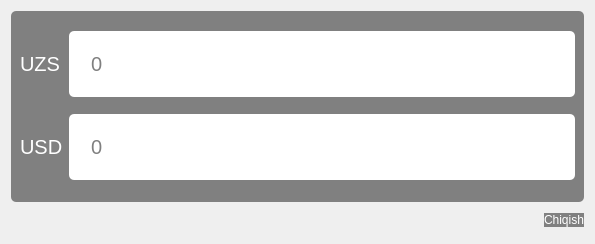
<?xml version="1.0" encoding="UTF-8"?>
<ui version="4.0">
 <class>Form</class>
 <widget class="QWidget" name="Form">
  <property name="geometry">
   <rect>
    <x>0</x>
    <y>0</y>
    <width>595</width>
    <height>244</height>
   </rect>
  </property>
  <property name="windowTitle">
   <string>Form</string>
  </property>
  <property name="styleSheet">
   <string notr="true">QPushButton{
border-radius:10px;
}</string>
  </property>
  <layout class="QGridLayout" name="gridLayout">
   <item row="1" column="0">
    <spacer name="horizontalSpacer">
     <property name="orientation">
      <enum>Qt::Horizontal</enum>
     </property>
     <property name="sizeHint" stdset="0">
      <size>
       <width>500</width>
       <height>25</height>
      </size>
     </property>
    </spacer>
   </item>
   <item row="1" column="1">
    <widget class="QPushButton" name="pushButton">
     <property name="styleSheet">
      <string notr="true">background-color: grey;
color:white;
font: 16pt &quot;Segoe UI&quot;;
border-raduis:3px;</string>
     </property>
     <property name="text">
      <string>Chiqish</string>
     </property>
    </widget>
   </item>
   <item row="0" column="0" colspan="2">
    <widget class="QWidget" name="widget" native="true">
     <property name="styleSheet">
      <string notr="true">QWidget {
background-color: grey;
border-radius:5px;
}
QLineEdit {
background-color:white;
}
</string>
     </property>
     <layout class="QGridLayout" name="gridLayout_2">
      <item row="0" column="0">
       <widget class="QLabel" name="label">
        <property name="styleSheet">
         <string notr="true">font-size: 20px;
color: rgb(255, 255, 255);</string>
        </property>
        <property name="text">
         <string>UZS</string>
        </property>
       </widget>
      </item>
      <item row="0" column="1">
       <widget class="QLineEdit" name="lineEdit">
        <property name="minimumSize">
         <size>
          <width>50</width>
          <height>0</height>
         </size>
        </property>
        <property name="maximumSize">
         <size>
          <width>16777215</width>
          <height>16777215</height>
         </size>
        </property>
        <property name="font">
         <font>
          <pointsize>-1</pointsize>
         </font>
        </property>
        <property name="styleSheet">
         <string notr="true">border-radius:5px;
padding:20px;
font-size:20px;</string>
        </property>
        <property name="text">
         <string/>
        </property>
        <property name="frame">
         <bool>true</bool>
        </property>
        <property name="dragEnabled">
         <bool>false</bool>
        </property>
        <property name="placeholderText">
         <string>0</string>
        </property>
       </widget>
      </item>
      <item row="1" column="0">
       <widget class="QLabel" name="label_2">
        <property name="styleSheet">
         <string notr="true">font-size: 20px;
color: rgb(255, 255, 255);</string>
        </property>
        <property name="text">
         <string>USD</string>
        </property>
       </widget>
      </item>
      <item row="1" column="1">
       <widget class="QLineEdit" name="lineEdit_2">
        <property name="font">
         <font>
          <pointsize>-1</pointsize>
         </font>
        </property>
        <property name="styleSheet">
         <string notr="true">border-radius:5px;
padding:20px;
font-size:20px;</string>
        </property>
        <property name="text">
         <string/>
        </property>
        <property name="frame">
         <bool>true</bool>
        </property>
        <property name="dragEnabled">
         <bool>false</bool>
        </property>
        <property name="placeholderText">
         <string>0</string>
        </property>
       </widget>
      </item>
     </layout>
    </widget>
   </item>
  </layout>
 </widget>
 <resources/>
 <connections/>
</ui>
